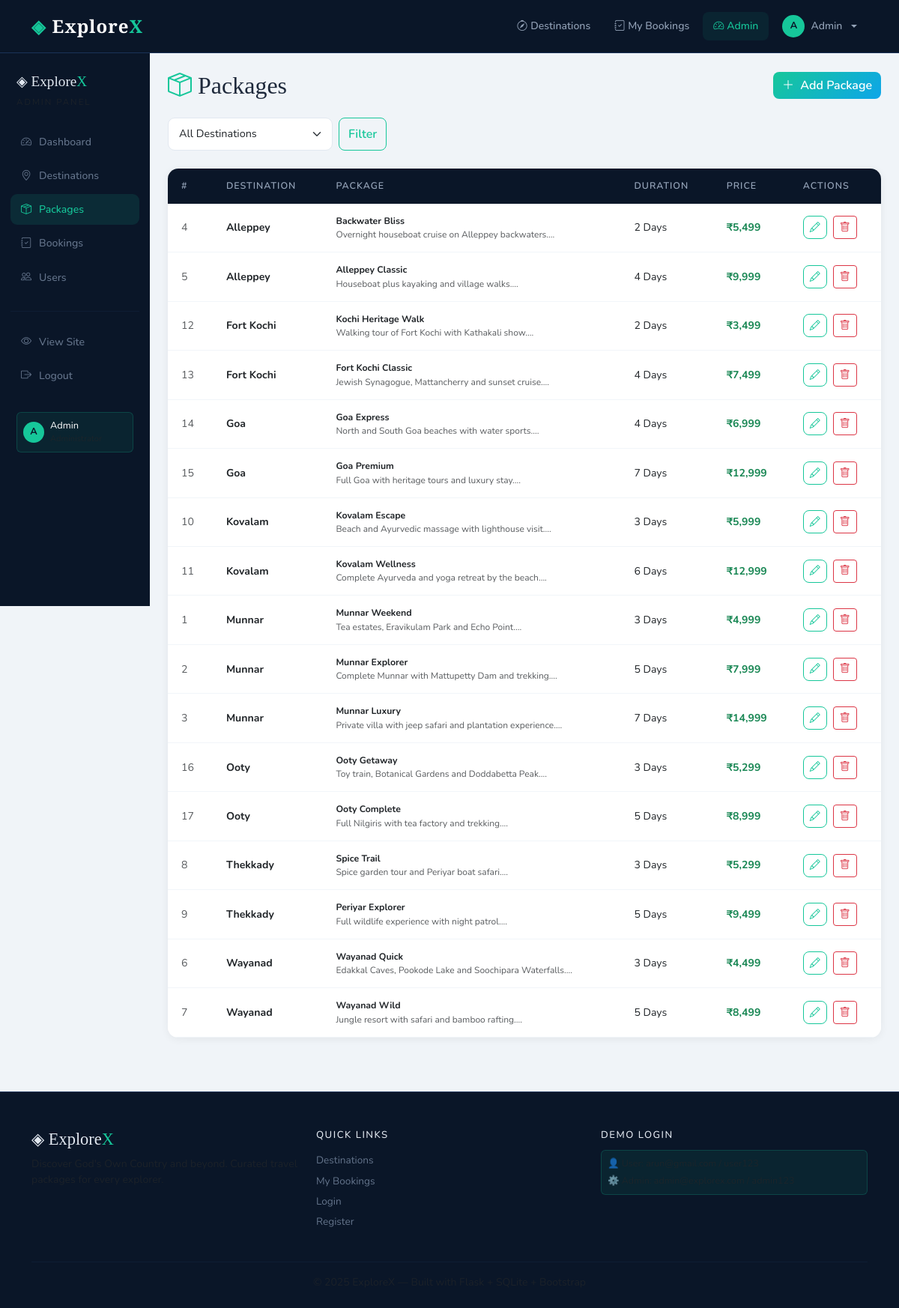
Page /admin/packages (signed in) on the committed database.
### tables this page shows
CREATE TABLE packages (
            id INTEGER PRIMARY KEY AUTOINCREMENT,
            destination_id INTEGER NOT NULL,
            package_name TEXT NOT NULL,
            price REAL NOT NULL,
            duration_days INTEGER NOT NULL,
            details TEXT,
            includes TEXT,
            FOREIGN KEY (destination_id) REFERENCES destinations(id)
        );

CREATE TABLE destinations (
            id INTEGER PRIMARY KEY AUTOINCREMENT,
            place_name TEXT NOT NULL,
            description TEXT,
            image TEXT,
            category TEXT,
            created_at TIMESTAMP DEFAULT CURRENT_TIMESTAMP
        );

### app.py (the view, shortened to what this page needs)
@app.route('/admin/packages', methods=['GET', 'POST'])
@login_required
@admin_required
def admin_packages():
    db = get_db()
    filter_dest = request.args.get('dest', 0, type=int)
    if filter_dest:
        packages = db.execute(
            "SELECT p.*, d.place_name FROM packages p JOIN destinations d ON p.destination_id=d.id WHERE p.destination_id=? ORDER BY p.price",
            (filter_dest,)
        ).fetchall()
    else:
        packages = db.execute(
            "SELECT p.*, d.place_name FROM packages p JOIN destinations d ON p.destination_id=d.id ORDER BY d.place_name, p.price"
        ).fetchall()
    destinations = db.execute("SELECT * FROM destinations ORDER BY place_name").fetchall()
    db.close()
    return render_template('admin/packages.html', packages=packages, destinations=destinations, filter_dest=filter_dest)

### app.py (called while the page is built)
def get_db():
    conn = sqlite3.connect(DB)
    conn.row_factory = sqlite3.Row
    return conn

def is_logged_in():
    return 'user_id' in session

def is_admin():
    return session.get('role') == 'admin'

def login_required(f):
    from functools import wraps
    @wraps(f)
    def decorated(*args, **kwargs):
        if not is_logged_in():
            flash('Please login first.', 'danger')
            return redirect(url_for('login'))
        return f(*args, **kwargs)
    return decorated

def admin_required(f):
    from functools import wraps
    @wraps(f)
    def decorated(*args, **kwargs):
        if not is_admin():
            flash('Admin access required.', 'danger')
            return redirect(url_for('index'))
        return f(*args, **kwargs)
    return decorated

### templates/admin/packages.html (shortened to what this page needs)
{% extends 'admin/base.html' %}
{% block admin_content %}
<div class="d-flex justify-content-between align-items-center mb-4">
    <h2 style="font-family:'Playfair Display',serif;" class="mb-0"><i class="bi bi-box-seam me-2 text-accent"></i>Packages</h2>
    <button class="btn btn-accent" data-bs-toggle="modal" data-bs-target="#addPkgModal"><i class="bi bi-plus-lg me-1"></i> Add Package</button>
</div>
<form method="GET" class="d-flex gap-2 mb-4">
    <select name="dest" class="form-select" style="max-width:220px;">
        <option value="">All Destinations</option>
    </select>
    <button type="submit" class="btn btn-outline-accent">Filter</button>
</form>
<div class="booking-table">
    <table class="table mb-0">
        <thead><tr><th>#</th><th>Destination</th><th>Package</th><th>Duration</th><th>Price</th><th>Actions</th></tr></thead>
        <tbody>
            {% for p in packages %}
            <tr>
                <td class="text-muted small">{{ p.id }}</td>
                <td class="small fw-bold">{{ p.place_name }}</td>
                <td><div class="small fw-bold">{{ p.package_name }}</div><div class="text-muted" style="font-size:0.75rem;">{{ p.details[:60] }}...</div></td>
                <td class="small">{{ p.duration_days }} Days</td>
                <td class="small fw-bold text-success">₹{{ '{:,}'.format(p.price|int) }}</td>
                <td>
                    <div class="d-flex gap-2">
                        <button class="btn btn-sm btn-outline-accent" data-bs-toggle="modal" data-bs-target="#editPkgModal"
                                data-id="{{ p.id }}" data-name="{{ p.package_name }}" data-price="{{ p.price }}"
                                data-days="{{ p.duration_days }}" data-details="{{ p.details }}" data-includes="{{ p.includes }}">
                            <i class="bi bi-pencil"></i>
                        </button>
                        <form method="POST" style="display:inline;">
                            <button type="submit" class="btn btn-sm btn-outline-danger confirm-delete"><i class="bi bi-trash"></i></button>
                        </form>
                    </div>
                </td>
            </tr>
            {% endfor %}
        </tbody>
    </table>
</div>
{% endblock %}

### templates/admin/base.html (shortened to what this page needs)
{% extends 'base.html' %}
{% block content %}
<div class="container-fluid">
    <div class="row">
        <div class="col-lg-2 px-0">
            <div class="admin-sidebar">
                <div class="mb-4 px-2">
                    <span style="font-family:'Playfair Display',serif;color:#e2e8f0;font-size:1.2rem;">◈ Explore<span style="color:#16c79a;">X</span></span>
                    <div class="text-muted mt-1" style="font-size:0.72rem;letter-spacing:2px;">ADMIN PANEL</div>
                </div>
                <nav class="nav flex-column">
                    <a class="nav-link {% if request.endpoint == 'admin_dashboard' %}active{% endif %}" href="{{ url_for('admin_dashboard') }}"><i class="bi bi-speedometer2"></i> Dashboard</a>
                    <a class="nav-link {% if request.endpoint == 'admin_destinations' %}active{% endif %}" href="{{ url_for('admin_destinations') }}"><i class="bi bi-geo-alt"></i> Destinations</a>
                    <a class="nav-link {% if request.endpoint == 'admin_packages' %}active{% endif %}" href="{{ url_for('admin_packages') }}"><i class="bi bi-box-seam"></i> Packages</a>
                    <a class="nav-link {% if request.endpoint == 'admin_bookings' %}active{% endif %}" href="{{ url_for('admin_bookings') }}"><i class="bi bi-journal-check"></i> Bookings</a>
                    <a class="nav-link {% if request.endpoint == 'admin_users' %}active{% endif %}" href="{{ url_for('admin_users') }}"><i class="bi bi-people"></i> Users</a>
                </nav>
                <hr style="border-color:#1a3358;margin:20px 0;">
                <nav class="nav flex-column">
                    <a class="nav-link" href="{{ url_for('index') }}" target="_blank"><i class="bi bi-eye"></i> View Site</a>
                    <a class="nav-link text-danger" href="{{ url_for('logout') }}"><i class="bi bi-box-arrow-right"></i> Logout</a>
                </nav>
                <div class="mt-4 px-2">
                    <div class="p-2 rounded-2" style="background:rgba(22,199,154,0.08);border:1px solid rgba(22,199,154,0.2);">
                        <div class="d-flex align-items-center gap-2">
                            <div style="width:28px;height:28px;background:#16c79a;border-radius:50%;display:flex;align-items:center;justify-content:center;color:#0a1628;font-weight:700;font-size:0.8rem;">
                                {{ session.name[0].upper() }}
                            </div>
                            <div>
                                <div class="text-white" style="font-size:0.8rem;">{{ session.name }}</div>
                                <div class="text-muted" style="font-size:0.7rem;">Administrator</div>
                            </div>
                        </div>
                    </div>
                </div>
            </div>
        </div>
        <div class="col-lg-10 py-4 px-4">
            {% block admin_content %}{% endblock %}
        </div>
    </div>
</div>
{% endblock %}

### templates/base.html (shortened to what this page needs)
<!DOCTYPE html>
<html lang="en">
<head>
    <link href="https://cdn.jsdelivr.net/npm/bootstrap@5.3.0/dist/css/bootstrap.min.css" rel="stylesheet">
    <link href="https://cdn.jsdelivr.net/npm/bootstrap-icons@1.11.0/font/bootstrap-icons.css" rel="stylesheet">
    <link href="{{ url_for('static', filename='css/style.css') }}" rel="stylesheet">
</head>
<body>
<nav class="navbar navbar-expand-lg navbar-dark sticky-top" id="mainNav">
    <div class="container">
        <a class="navbar-brand fw-bold d-flex align-items-center gap-2" href="{{ url_for('index') }}">
            <span class="text-accent">◈</span>
            <span>Explore<span class="text-accent">X</span></span>
        </a>
        <div class="collapse navbar-collapse" id="navMenu">
            <ul class="navbar-nav ms-auto align-items-lg-center gap-1">
                <li class="nav-item">
                    <a class="nav-link {% if request.endpoint == 'index' %}active{% endif %}" href="{{ url_for('index') }}">
                        <i class="bi bi-compass me-1"></i>Destinations
                    </a>
                </li>
                {% if session.user_id %}
                <li class="nav-item">
                    <a class="nav-link {% if request.endpoint == 'bookings' %}active{% endif %}" href="{{ url_for('bookings') }}">
                        <i class="bi bi-journal-check me-1"></i>My Bookings
                    </a>
                </li>
                {% if session.role == 'admin' %}
                <li class="nav-item">
                    <a class="nav-link {% if 'admin' in request.endpoint %}active{% endif %}" href="{{ url_for('admin_dashboard') }}">
                        <i class="bi bi-speedometer2 me-1"></i>Admin
                    </a>
                </li>
                {% endif %}
                <li class="nav-item dropdown">
                    <a class="nav-link dropdown-toggle d-flex align-items-center gap-2" href="#" data-bs-toggle="dropdown">
                        <div class="user-avatar">{{ session.name[0].upper() }}</div>
                        {{ session.name }}
                    </a>
                </li>
                {% endif %}
            </ul>
        </div>
    </div>
</nav>
{% block content %}{% endblock %}
<footer class="site-footer mt-5">
    <div class="container">
        <div class="row gy-4">
            <div class="col-lg-4">
                <h5 class="footer-brand mb-2">◈ Explore<span class="text-accent">X</span></h5>
                <p class="text-muted small">Discover God's Own Country and beyond. Curated travel packages for every explorer.</p>
            </div>
            <div class="col-lg-4">
                <h6 class="footer-heading">Quick Links</h6>
                <ul class="list-unstyled footer-links">
                    <li><a href="{{ url_for('index') }}">Destinations</a></li>
                    <li><a href="{{ url_for('bookings') }}">My Bookings</a></li>
                    <li><a href="{{ url_for('login') }}">Login</a></li>
                    <li><a href="{{ url_for('register') }}">Register</a></li>
                </ul>
            </div>
            <div class="col-lg-4">
                <h6 class="footer-heading">Demo Login</h6>
                <div class="p-2 rounded" style="background:rgba(22,199,154,0.08);border:1px solid rgba(22,199,154,0.2);">
                    <p class="text-muted mb-1" style="font-size:0.78rem;">👤 User: arun@gmail.com / user123</p>
                    <p class="text-muted mb-0" style="font-size:0.78rem;">⚙️ Admin: admin@explorex.com / admin123</p>
                </div>
            </div>
        </div>
        <hr class="footer-hr mt-4">
        <p class="text-center text-muted small mb-0">© 2025 ExploreX — Built with Flask + SQLite + Bootstrap</p>
    </div>
</footer>
</body>
</html>

### static/css/style.css (style rules this page uses)
:root { --accent: #16c79a; --accent-dark: #0fa87f; --dark: #0a1628; --dark-card: #0f2140; --dark-border: #1a3358; --text-muted: #64748b; --text-light: #e2e8f0; }
* { box-sizing: border-box; }
body { font-family: 'Nunito', sans-serif; background: #f0f4f8; color: #1e293b; min-height: 100vh; }
h1, h2, h3, h4, .display-font { font-family: 'Playfair Display', serif; }
.text-accent { color: var(--accent) !important; }
#mainNav { background: var(--dark); border-bottom: 1px solid var(--dark-border); padding: 12px 0; }
.navbar-brand { font-family: 'Playfair Display', serif; font-size: 1.5rem; letter-spacing: 1px; }
.nav-link { color: #94a3b8 !important; font-size: 0.88rem; font-weight: 500; padding: 8px 14px !important; border-radius: 8px; transition: all 0.2s; }
.nav-link:hover, .nav-link.active { color: var(--accent) !important; background: rgba(22,199,154,0.08); }
.user-avatar { width: 30px; height: 30px; background: var(--accent); color: var(--dark); border-radius: 50%; display: flex; align-items: center; justify-content: center; font-weight: 700; font-size: 0.8rem; }
.btn-accent { background: linear-gradient(135deg, var(--accent), #0ea5e9); color: #fff; border: none; font-weight: 600; border-radius: 8px; transition: opacity 0.2s, transform 0.15s; }
.btn-outline-accent { border: 1.5px solid var(--accent); color: var(--accent); background: transparent; border-radius: 8px; font-weight: 600; transition: all 0.2s; }
.booking-table { background: #fff; border-radius: 14px; overflow: hidden; box-shadow: 0 2px 12px rgba(0,0,0,0.06); }
.booking-table thead th { background: var(--dark); color: #94a3b8; font-size: 0.78rem; text-transform: uppercase; letter-spacing: 1px; font-weight: 600; border: none; padding: 14px 18px; }
.booking-table tbody td { padding: 14px 18px; border-color: #f1f5f9; vertical-align: middle; font-size: 0.88rem; }
.form-control, .form-select { border: 1.5px solid #e2e8f0; border-radius: 9px; padding: 10px 14px; font-family: 'Nunito', sans-serif; font-size: 0.9rem; transition: border-color 0.2s; }
.admin-sidebar { background: var(--dark); min-height: calc(100vh - 62px); padding: 24px 14px; position: sticky; top: 62px; }
.admin-sidebar .nav-link { color: #64748b !important; border-radius: 9px; padding: 10px 14px !important; margin-bottom: 4px; display: flex; align-items: center; gap: 10px; font-size: 0.88rem; }
.admin-sidebar .nav-link:hover, .admin-sidebar .nav-link.active { background: rgba(22,199,154,0.12) !important; color: var(--accent) !important; }
.site-footer { background: var(--dark); padding: 50px 0 24px; border-top: 1px solid var(--dark-border); }
.footer-brand { font-family: 'Playfair Display', serif; font-size: 1.4rem; color: #e2e8f0; }
.footer-heading { color: #e2e8f0; font-size: 0.82rem; text-transform: uppercase; letter-spacing: 1.5px; margin-bottom: 12px; }
.footer-links a { color: #64748b; font-size: 0.85rem; text-decoration: none; line-height: 2; transition: color 0.2s; display: block; }
.footer-hr { border-color: var(--dark-border); }

### rows in the picture
packages: id "4", place_name "Alleppey", package_name "Backwater Bliss", details "Overnight houseboat cruise on Alleppey backwaters.", duration_days "2", price "5,499"
packages: id "5", place_name "Alleppey", package_name "Alleppey Classic", details "Houseboat plus kayaking and village walks.", duration_days "4", price "9,999"
packages: id "12", place_name "Fort Kochi", package_name "Kochi Heritage Walk", details "Walking tour of Fort Kochi with Kathakali show.", duration_days "2", price "3,499"
packages: id "13", place_name "Fort Kochi", package_name "Fort Kochi Classic", details "Jewish Synagogue, Mattancherry and sunset cruise.", duration_days "4", price "7,499"
packages: id "14", place_name "Goa", package_name "Goa Express", details "North and South Goa beaches with water sports.", duration_days "4", price "6,999"
packages: id "15", place_name "Goa", package_name "Goa Premium", details "Full Goa with heritage tours and luxury stay.", duration_days "7", price "12,999"
packages: id "10", place_name "Kovalam", package_name "Kovalam Escape", details "Beach and Ayurvedic massage with lighthouse visit.", duration_days "3", price "5,999"
packages: id "11", place_name "Kovalam", package_name "Kovalam Wellness", details "Complete Ayurveda and yoga retreat by the beach.", duration_days "6", price "12,999"
packages: id "1", place_name "Munnar", package_name "Munnar Weekend", details "Tea estates, Eravikulam Park and Echo Point.", duration_days "3", price "4,999"
packages: id "2", place_name "Munnar", package_name "Munnar Explorer", details "Complete Munnar with Mattupetty Dam and trekking.", duration_days "5", price "7,999"
packages: id "3", place_name "Munnar", package_name "Munnar Luxury", details "Private villa with jeep safari and plantation experience.", duration_days "7", price "14,999"
packages: id "16", place_name "Ooty", package_name "Ooty Getaway", details "Toy train, Botanical Gardens and Doddabetta Peak.", duration_days "3", price "5,299"
packages: id "17", place_name "Ooty", package_name "Ooty Complete", details "Full Nilgiris with tea factory and trekking.", duration_days "5", price "8,999"
packages: id "8", place_name "Thekkady", package_name "Spice Trail", details "Spice garden tour and Periyar boat safari.", duration_days "3", price "5,299"
packages: id "9", place_name "Thekkady", package_name "Periyar Explorer", details "Full wildlife experience with night patrol.", duration_days "5", price "9,499"
packages: id "6", place_name "Wayanad", package_name "Wayanad Quick", details "Edakkal Caves, Pookode Lake and Soochipara Waterfalls.", duration_days "3", price "4,499"
packages: id "7", place_name "Wayanad", package_name "Wayanad Wild", details "Jungle resort with safari and bamboo rafting.", duration_days "5", price "8,499"

### other values in the picture
{{ session.name[0].upper() }} "A"
{{ session.name }} "Admin"
